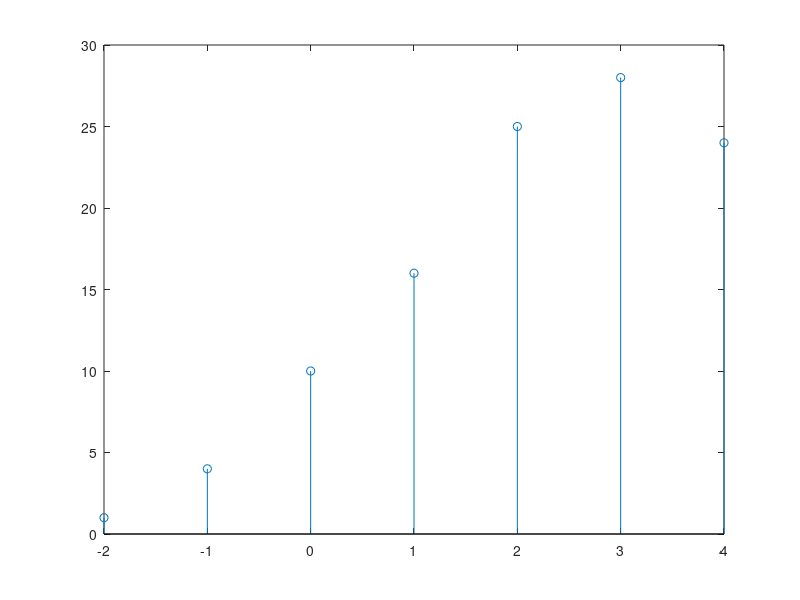

This chart was generated by the following MATLAB code:
clc
clear all
close all

x_sampleIndex = -2:2; % index range
x=[1 2 3 4 8];     %{ x = input('Enter the first array: ');  ---- for unit impulse signal> x = x_sampleIndex>=0; %}
h_sampleIndex = 0:2;
h = [1 2 3];     %h = input('Enter the second array: ');

x_mn = min(x_sampleIndex);
x_mx = max(x_sampleIndex);

z = [];

for i=x_mn:x_mx
  g = h .* x(i-x_mn+1);
  z = [z;g];
endfor

[row colm] = size(z);
total_rc = row+colm;
check=2;
y = [];
added_value = 0;

while(check<=total_rc)
  for i=1:row
    for j=1:colm
      if (i+j)==check
        added_value = added_value + z(i,j);
      endif
    endfor
  endfor
  y = [y added_value];
  check=check+1;
  added_value=0;
endwhile;

disp(y);

final_n = min(x_sampleIndex)+min(h_sampleIndex) : max(x_sampleIndex)+max(h_sampleIndex);
stem(final_n,y);